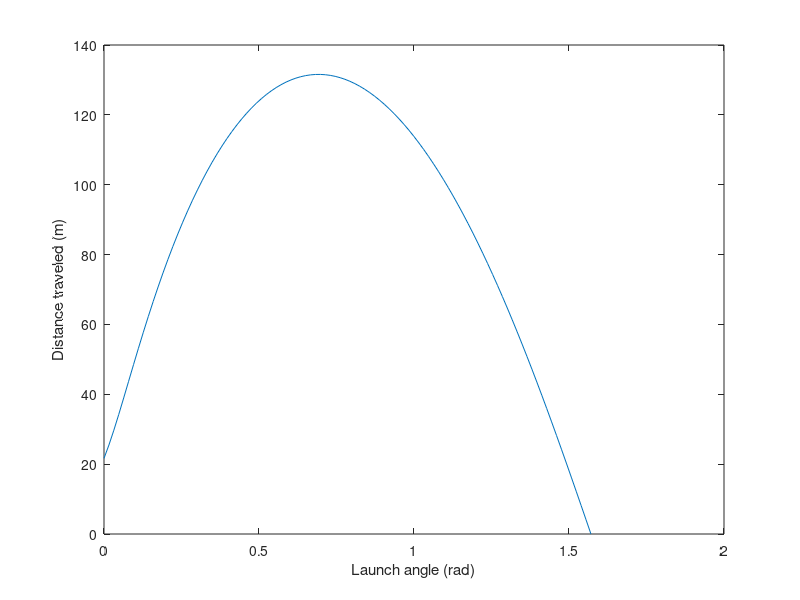

Source code (MATLAB):
function res = baseball()

    thetas = linspace(0, pi/2);
    for i=1:length(thetas)
        ranges(i) = baseball_range(thetas(i));
    end
    
    plot(thetas, ranges);
    xlabel('Launch angle (rad)');
    ylabel('Distance traveled (m)');
end

function res = rate_func(t, W)
    P = W(1:2);
    V = W(3:4);

    dPdt = V;
    dVdt = acceleration(t, P, V);

    res = [dPdt; dVdt];
end

function res = acceleration(t, P, V)
    g = 9.8;                % acceleration due to gravity in m/s^2
    a_gravity = [0; -g];

    m = 0.145;              % mass in kg
    a_drag = drag_force(V) / m;

    res = a_gravity + a_drag;
end

function res = drag_force(V)
    C_d = 0.3;      % dimensionless
    rho = 1.3;      % kg / m^3
    A = 0.0042;     % m^2;
    v = norm(V);    % m/s

    res = -1/2 * C_d * rho * A * v * V;
end

function [value, isterminal, direction] = event_func(t, W)
    value = W(2);
    isterminal = 1;
    direction = -1;
end

function res = baseball_range(theta)
    P = [0; 1];     % initial position in m
    v = 50;
    [vx, vy] = pol2cart(theta, v);

    V = [vx; vy];   % initial velocity in m/s
    W = [P; V];     % initial condition

    tspan = [0 10];
    options = odeset('Events', @event_func);
    [T, M] = ode45(@rate_func, tspan, W, options);

    res = M(end, 1);
end